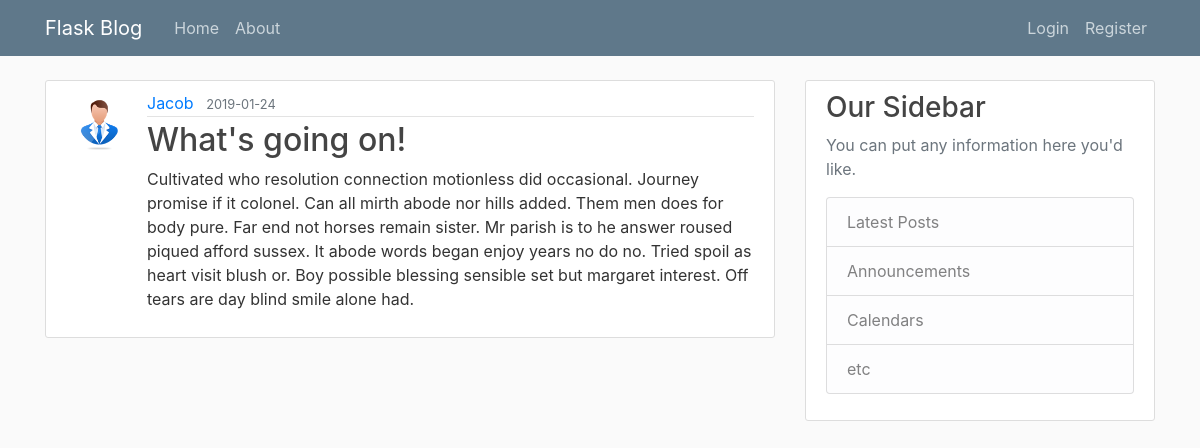
The app's page /post/16 with its own data.
### blogApp/models.py (models this page shows, shortened)
class User(db.Model, UserMixin):
    id = db.Column(db.Integer, primary_key=True)
    username = db.Column(db.String(20), unique=True, nullable=False)
    email = db.Column(db.String(120), unique=True, nullable=False)
    image_file = db.Column(db.String(20), nullable=False, default="default.jpg")
    password = db.Column(db.String(60), nullable=False)
    posts = db.relationship("Post", backref="author", lazy=True)

class Post(db.Model):
    id = db.Column(db.Integer, primary_key=True)
    title = db.Column(db.String(100), nullable=False)
    date_posted = db.Column(db.DateTime, nullable=False, default=datetime.utcnow)
    content = db.Column(db.Text, nullable=False)
    user_id = db.Column(db.Integer, db.ForeignKey("user.id"), nullable=False)

### blogApp/routes.py (the view)
@app.route("/post/<int:post_id>", methods=["POST", "GET"])
def post(post_id):
    post = Post.query.get_or_404(post_id)
    return render_template("post.html", title=post.title, post=post)

### blogApp/templates/post.html (shortened to what this page needs)
{% extends "layout.html" %}
{% block content %}
<article class="media content-section">
  <img class="rounded-circle article-img" src="{{ url_for('static', filename='profile_pics/' + post.author.image_file) }}" alt="">
  <div class="media-body">
    <div class="article-metadata">
      <a class="mr-2" href="{{ url_for('user_posts', username=post.author.username) }}">{{ post.author.username }}</a>
      <small class="text-muted">{{ post.date_posted.strftime("%Y-%m-%d") }}</small>
    </div>
    <h2 class="article-title">{{ post.title }}</h2>
    <p class="article-content">{{ post.content }}</p>
  </div>
</article>
{% endblock content %}

### blogApp/static/style.css (style rules this page uses)
body { background: #fafafa; color: #333333; margin-top: 5rem; }
h1, h2, h3, h4, h5, h6 { color: #444444; }
.content-section { background: #ffffff; padding: 10px 20px; border: 1px solid #dddddd; border-radius: 3px; margin-bottom: 20px; }
.article-title { color: #444444; }
.article-content { white-space: pre-line; }
.article-img { height: 65px; width: 65px; margin-right: 16px; }
.article-metadata { padding-bottom: 1px; margin-bottom: 4px; border-bottom: 1px solid #e3e3e3 }

### records on screen
User: image_file (picture), author.username "Jacob"
Post: date_posted "2019-01-24", title "What's going on!", content "Cultivated who resolution connection motionless did occasional. Journey promise if it colonel. Can all mirth abode nor hills added. Them men does for body pure. Far end not horses remain sister. Mr parish is to he answer roused piqued afford sussex. It abode words began enjoy years no do no. Tried spoil as heart visit blush or. Boy possible blessing sensible set but margaret interest. Off tears are day blind smile alone had."
